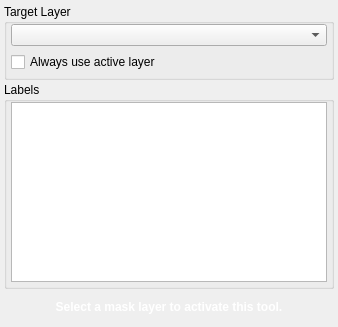
<?xml version="1.0" encoding="UTF-8"?>
<ui version="4.0">
 <class>CalibrationToolInterface</class>
 <widget class="QWidget" name="CalibrationToolInterface">
  <property name="geometry">
   <rect>
    <x>0</x>
    <y>0</y>
    <width>338</width>
    <height>327</height>
   </rect>
  </property>
  <property name="sizePolicy">
   <sizepolicy hsizetype="Preferred" vsizetype="Preferred">
    <horstretch>0</horstretch>
    <verstretch>0</verstretch>
   </sizepolicy>
  </property>
  <property name="minimumSize">
   <size>
    <width>213</width>
    <height>139</height>
   </size>
  </property>
  <property name="baseSize">
   <size>
    <width>213</width>
    <height>139</height>
   </size>
  </property>
  <property name="windowTitle">
   <string>Calibration Tool</string>
  </property>
  <property name="styleSheet">
   <string notr="true">QWidget#AndFilterInterface{
	border-radius: 3px;
	background-color: qlineargradient(spread:pad, x1:0.5, y1:0, x2:0.5, y2:0.960227, stop:0 rgba(241, 241, 241, 255), stop:0.155779 rgba(250, 250, 250, 255), stop:1 rgba(222, 224, 224, 255));      
}

QPushButton{
	background-color: qlineargradient(spread:pad, x1:0.5, y1:0, x2:0.5, y2:0.960227, stop:0 rgba(221, 221, 221, 255), stop:0.155779 rgba(238, 238, 238, 255), stop:1 rgba(192, 194, 194, 255));
	border-radius: 4px;
	border: 1px solid rgb(90, 90, 90);
	margin:4px;
}

QPushButton:hover{
	background-color: qlineargradient(spread:pad, x1:0.5, y1:0, x2:0.5, y2:1, stop:0 rgba(195, 195, 195, 255), stop:0.253769 rgba(206, 206, 206, 255), stop:1 rgba(185, 185, 185, 255));
	border-radius: 4px;
	border: 1px solid rgb(90, 90, 90);
	margin:4px;
}

QPushButton:pressed{
	background-color: qlineargradient(spread:pad, x1:0.5, y1:0, x2:0.5, y2:1, stop:0 rgba(150, 150, 150, 255), stop:0.753769 rgba(206, 206, 206, 255), stop:1 rgba(185, 185, 185, 255));
	border-radius: 4px;
	border: 1px solid rgb(90, 90, 90);
	margin:4px;
}</string>
  </property>
  <layout class="QVBoxLayout" name="verticalLayout">
   <property name="spacing">
    <number>2</number>
   </property>
   <property name="margin">
    <number>4</number>
   </property>
   <item>
    <widget class="QGroupBox" name="target_groupbox_">
     <property name="minimumSize">
      <size>
       <width>0</width>
       <height>76</height>
      </size>
     </property>
     <property name="maximumSize">
      <size>
       <width>16777215</width>
       <height>76</height>
      </size>
     </property>
     <property name="title">
      <string>Target Layer</string>
     </property>
     <property name="alignment">
      <set>Qt::AlignLeading|Qt::AlignLeft|Qt::AlignTop</set>
     </property>
     <property name="checkable">
      <bool>false</bool>
     </property>
     <layout class="QVBoxLayout" name="verticalLayout_5">
      <property name="spacing">
       <number>6</number>
      </property>
      <property name="leftMargin">
       <number>4</number>
      </property>
      <property name="topMargin">
       <number>0</number>
      </property>
      <property name="rightMargin">
       <number>4</number>
      </property>
      <property name="bottomMargin">
       <number>4</number>
      </property>
      <item>
       <widget class="QtUtils::QtDropableComboBox" name="target_layer_">
        <property name="sizePolicy">
         <sizepolicy hsizetype="Ignored" vsizetype="Fixed">
          <horstretch>0</horstretch>
          <verstretch>0</verstretch>
         </sizepolicy>
        </property>
       </widget>
      </item>
      <item>
       <widget class="QWidget" name="widget_3" native="true">
        <property name="minimumSize">
         <size>
          <width>0</width>
          <height>20</height>
         </size>
        </property>
        <layout class="QHBoxLayout" name="horizontalLayout_4">
         <property name="spacing">
          <number>0</number>
         </property>
         <property name="margin">
          <number>0</number>
         </property>
         <item>
          <widget class="QCheckBox" name="use_active_layer_">
           <property name="text">
            <string>Always use active layer</string>
           </property>
          </widget>
         </item>
        </layout>
       </widget>
      </item>
     </layout>
    </widget>
   </item>
   <item>
    <widget class="QGroupBox" name="labelsGroupbox_">
     <property name="sizePolicy">
      <sizepolicy hsizetype="Preferred" vsizetype="Maximum">
       <horstretch>0</horstretch>
       <verstretch>0</verstretch>
      </sizepolicy>
     </property>
     <property name="minimumSize">
      <size>
       <width>0</width>
       <height>0</height>
      </size>
     </property>
     <property name="maximumSize">
      <size>
       <width>16777215</width>
       <height>16777215</height>
      </size>
     </property>
     <property name="title">
      <string>Labels</string>
     </property>
     <property name="alignment">
      <set>Qt::AlignLeading|Qt::AlignLeft|Qt::AlignTop</set>
     </property>
     <property name="checkable">
      <bool>false</bool>
     </property>
     <layout class="QVBoxLayout" name="verticalLayout_4">
      <property name="spacing">
       <number>6</number>
      </property>
      <property name="leftMargin">
       <number>4</number>
      </property>
      <property name="topMargin">
       <number>0</number>
      </property>
      <property name="rightMargin">
       <number>4</number>
      </property>
      <property name="bottomMargin">
       <number>4</number>
      </property>
      <item>
       <widget class="QWidget" name="widget_2" native="true">
        <property name="minimumSize">
         <size>
          <width>0</width>
          <height>20</height>
         </size>
        </property>
        <layout class="QHBoxLayout" name="horizontalLayout_3">
         <property name="spacing">
          <number>0</number>
         </property>
         <property name="margin">
          <number>0</number>
         </property>
         <item>
          <widget class="QTableView" name="calibrationTableView">
           <property name="sizePolicy">
            <sizepolicy hsizetype="MinimumExpanding" vsizetype="Maximum">
             <horstretch>0</horstretch>
             <verstretch>0</verstretch>
            </sizepolicy>
           </property>
           <property name="minimumSize">
            <size>
             <width>0</width>
             <height>32</height>
            </size>
           </property>
          </widget>
         </item>
        </layout>
       </widget>
      </item>
     </layout>
    </widget>
   </item>
   <item>
    <widget class="QWidget" name="messageAlert_" native="true">
     <property name="sizePolicy">
      <sizepolicy hsizetype="Preferred" vsizetype="Minimum">
       <horstretch>0</horstretch>
       <verstretch>0</verstretch>
      </sizepolicy>
     </property>
     <property name="minimumSize">
      <size>
       <width>0</width>
       <height>32</height>
      </size>
     </property>
     <property name="styleSheet">
      <string notr="true">QLabel#message_{
	color: white;
	font: bold;
}

QWidget#message_alert_{
	border-radius: 3px;
	background-color: red;
}</string>
     </property>
     <layout class="QHBoxLayout" name="horizontalLayout_5">
      <property name="spacing">
       <number>0</number>
      </property>
      <property name="margin">
       <number>4</number>
      </property>
      <item>
       <widget class="QLabel" name="message_">
        <property name="sizePolicy">
         <sizepolicy hsizetype="Preferred" vsizetype="Preferred">
          <horstretch>0</horstretch>
          <verstretch>0</verstretch>
         </sizepolicy>
        </property>
        <property name="text">
         <string>Select a mask layer to activate this tool.</string>
        </property>
        <property name="alignment">
         <set>Qt::AlignCenter</set>
        </property>
        <property name="wordWrap">
         <bool>true</bool>
        </property>
       </widget>
      </item>
     </layout>
    </widget>
   </item>
  </layout>
 </widget>
 <customwidgets>
  <customwidget>
   <class>QtUtils::QtDropableComboBox</class>
   <extends>QComboBox</extends>
   <header location="global">QtUtils/Widgets/QtDropableComboBox.h</header>
  </customwidget>
 </customwidgets>
 <resources/>
 <connections/>
</ui>
